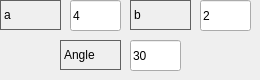
      <widget class="QWidget" name="page_2">
       <widget class="QLabel" name="label_92">
        <property name="geometry">
         <rect>
          <x>0</x>
          <y>0</y>
          <width>61</width>
          <height>30</height>
         </rect>
        </property>
        <property name="styleSheet">
         <string notr="true">QLabel{

     border-width: 1px;

     border-style: solid;

     border-color: rgb(96, 96, 96);

}</string>
        </property>
        <property name="text">
         <string>a</string>
        </property>
        <property name="margin">
         <number>-1</number>
        </property>
       </widget>
       <widget class="QLineEdit" name="lineEdit_61">
        <property name="geometry">
         <rect>
          <x>70</x>
          <y>0</y>
          <width>51</width>
          <height>31</height>
         </rect>
        </property>
        <property name="text">
         <string>4</string>
        </property>
       </widget>
       <widget class="QLabel" name="label_93">
        <property name="geometry">
         <rect>
          <x>130</x>
          <y>0</y>
          <width>61</width>
          <height>30</height>
         </rect>
        </property>
        <property name="styleSheet">
         <string notr="true">QLabel{

     border-width: 1px;

     border-style: solid;

     border-color: rgb(96, 96, 96);

}</string>
        </property>
        <property name="text">
         <string>b</string>
        </property>
        <property name="margin">
         <number>-1</number>
        </property>
       </widget>
       <widget class="QLineEdit" name="lineEdit_62">
        <property name="geometry">
         <rect>
          <x>200</x>
          <y>0</y>
          <width>51</width>
          <height>31</height>
         </rect>
        </property>
        <property name="text">
         <string>2</string>
        </property>
       </widget>
       <widget class="QLabel" name="label_94">
        <property name="geometry">
         <rect>
          <x>60</x>
          <y>40</y>
          <width>61</width>
          <height>30</height>
         </rect>
        </property>
        <property name="styleSheet">
         <string notr="true">QLabel{

     border-width: 1px;

     border-style: solid;

     border-color: rgb(96, 96, 96);

}</string>
        </property>
        <property name="text">
         <string>Angle</string>
        </property>
        <property name="margin">
         <number>-1</number>
        </property>
       </widget>
       <widget class="QLineEdit" name="lineEdit_63">
        <property name="geometry">
         <rect>
          <x>130</x>
          <y>40</y>
          <width>51</width>
          <height>31</height>
         </rect>
        </property>
        <property name="text">
         <string>30</string>
        </property>
       </widget>
      </widget>
